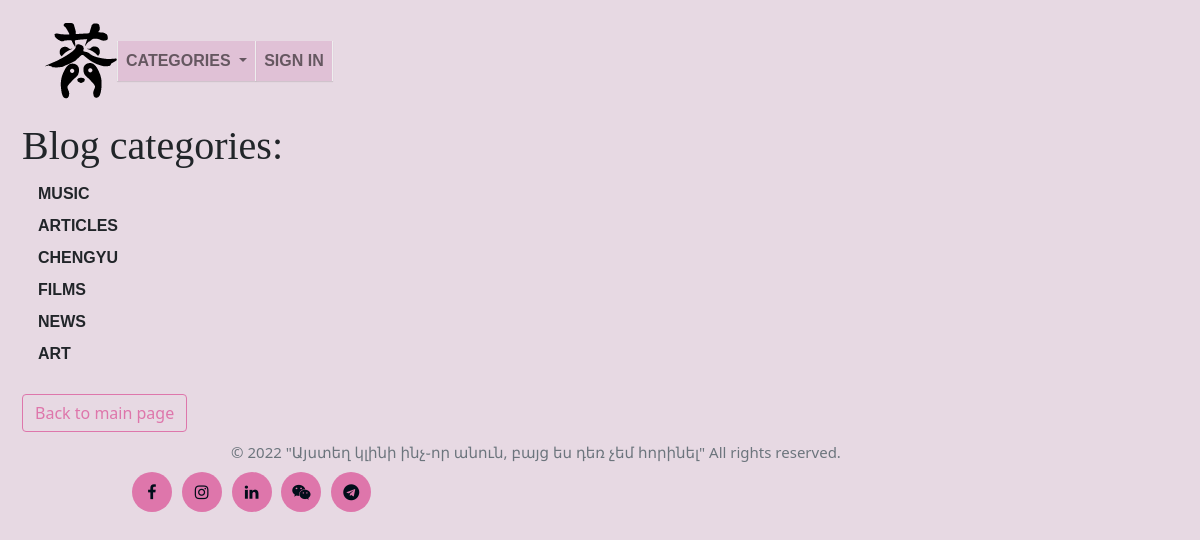
The page /category_list/ on the database its author committed.
### blog/models.py (models this page shows, shortened)
class Category(models.Model):
    name = models.CharField(max_length= 255)
    def __str__(self):
        return self.name

### blog/views.py (the view)
# urls.py: path('category_list/', CategoryListView, name= 'category_list'),
def CategoryListView(request):
    cat_menu_list = Category.objects.all()
    return render(request, 'category_list.html', {'cat_menu_list':cat_menu_list} )

### blog/templates/category_list.html (shortened to what this page needs)
 {%  extends 'base.html' %}
 {%  block content %}
  <h1> Blog categories: </h1>
       {%  for item in cat_menu_list %}
          <a class="dropdown-item" href="{% url 'category' item %}"> {{ item }} </a>
       {%  endfor  %}
<br/>
  <a href="{% url 'home' %}" class="btn btn-secondary"> Back to main page</a>
 {%  endblock  %}

### blog/static/blog/main.css (style rules this page uses)
body { background: #e7d9e3; margin: 10px; width: 85%; }
.dropdown-item { margin: 0; font-family: Lobster, Arial, Helvetica, sans-serif; max-width: 100%; background: #e7d9e3; text-transform:uppercase; font-weight:bolder; font-size: 16px; }
h1, h2, h3, h4 { font-family: 'Lobster', cursive; }
.btn-secondary, .btn-secondary:visited { color: #de76ab; background: none; border-color: #de76ab; }

### rows shown on the page
Category: name "MUSIC"
Category: name "ARTICLES"
Category: name "CHENGYU"
Category: name "FILMS"
Category: name "NEWS"
Category: name "ART"
